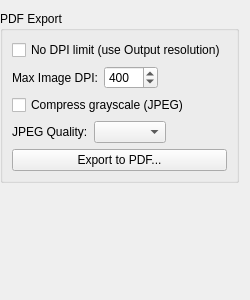
<?xml version="1.0" encoding="UTF-8"?>
<ui version="4.0">
 <class>ExportOptionsWidget</class>
 <widget class="QWidget" name="ExportOptionsWidget">
  <property name="geometry">
   <rect>
    <x>0</x>
    <y>0</y>
    <width>250</width>
    <height>300</height>
   </rect>
  </property>
  <property name="windowTitle">
   <string>Export</string>
  </property>
  <layout class="QVBoxLayout" name="verticalLayout">
   <property name="leftMargin">
    <number>0</number>
   </property>
   <item>
    <widget class="QGroupBox" name="pdfExportGroup">
     <property name="title">
      <string>PDF Export</string>
     </property>
     <layout class="QVBoxLayout" name="verticalLayout_2">
      <item>
       <widget class="QCheckBox" name="noDpiLimitCB">
        <property name="text">
         <string>No DPI limit (use Output resolution)</string>
        </property>
       </widget>
      </item>
      <item>
       <layout class="QHBoxLayout" name="maxDpiLayout">
        <item>
         <widget class="QLabel" name="maxDpiLabel">
          <property name="text">
           <string>Max Image DPI:</string>
          </property>
         </widget>
        </item>
        <item>
         <widget class="QSpinBox" name="maxDpiSpinBox">
          <property name="minimum">
           <number>72</number>
          </property>
          <property name="maximum">
           <number>1200</number>
          </property>
          <property name="value">
           <number>400</number>
          </property>
         </widget>
        </item>
        <item>
         <spacer name="maxDpiSpacer">
          <property name="orientation">
           <enum>Qt::Horizontal</enum>
          </property>
          <property name="sizeHint" stdset="0">
           <size>
            <width>40</width>
            <height>20</height>
           </size>
          </property>
         </spacer>
        </item>
       </layout>
      </item>
      <item>
       <widget class="QCheckBox" name="compressGrayscaleCB">
        <property name="text">
         <string>Compress grayscale (JPEG)</string>
        </property>
       </widget>
      </item>
      <item>
       <layout class="QHBoxLayout" name="qualityLayout">
        <item>
         <widget class="QLabel" name="qualityLabel">
          <property name="text">
           <string>JPEG Quality:</string>
          </property>
         </widget>
        </item>
        <item>
         <widget class="QComboBox" name="qualityCombo"/>
        </item>
        <item>
         <spacer name="qualitySpacer">
          <property name="orientation">
           <enum>Qt::Horizontal</enum>
          </property>
          <property name="sizeHint" stdset="0">
           <size>
            <width>40</width>
            <height>20</height>
           </size>
          </property>
         </spacer>
        </item>
       </layout>
      </item>
      <item>
       <widget class="QPushButton" name="exportToPdfBtn">
        <property name="text">
         <string>Export to PDF...</string>
        </property>
        <property name="icon">
         <iconset theme="document-save-as"/>
        </property>
       </widget>
      </item>
     </layout>
    </widget>
   </item>
   <item>
    <spacer name="verticalSpacer">
     <property name="orientation">
      <enum>Qt::Vertical</enum>
     </property>
     <property name="sizeHint" stdset="0">
      <size>
       <width>20</width>
       <height>40</height>
      </size>
     </property>
    </spacer>
   </item>
  </layout>
 </widget>
 <resources/>
 <connections/>
</ui>
